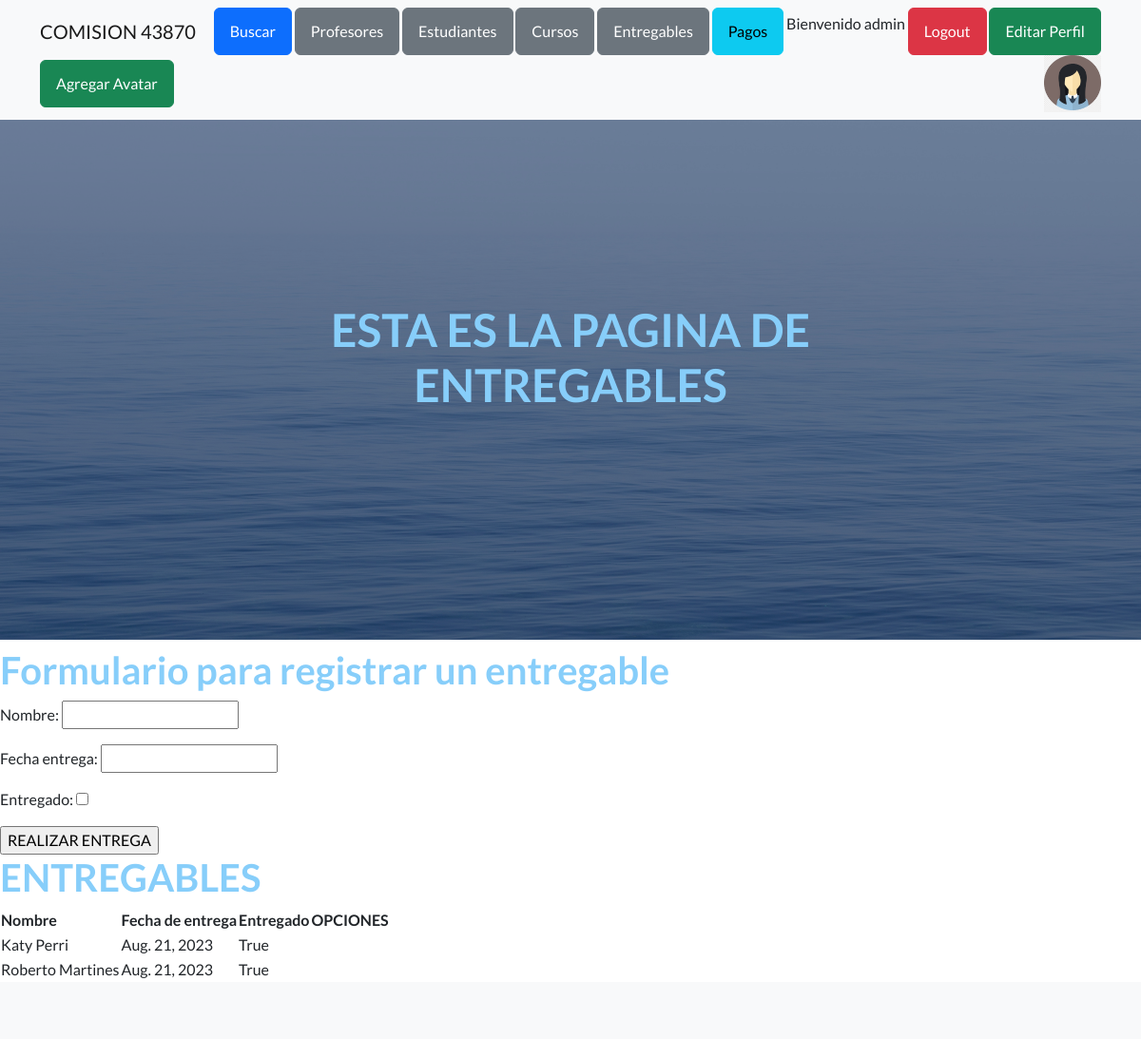
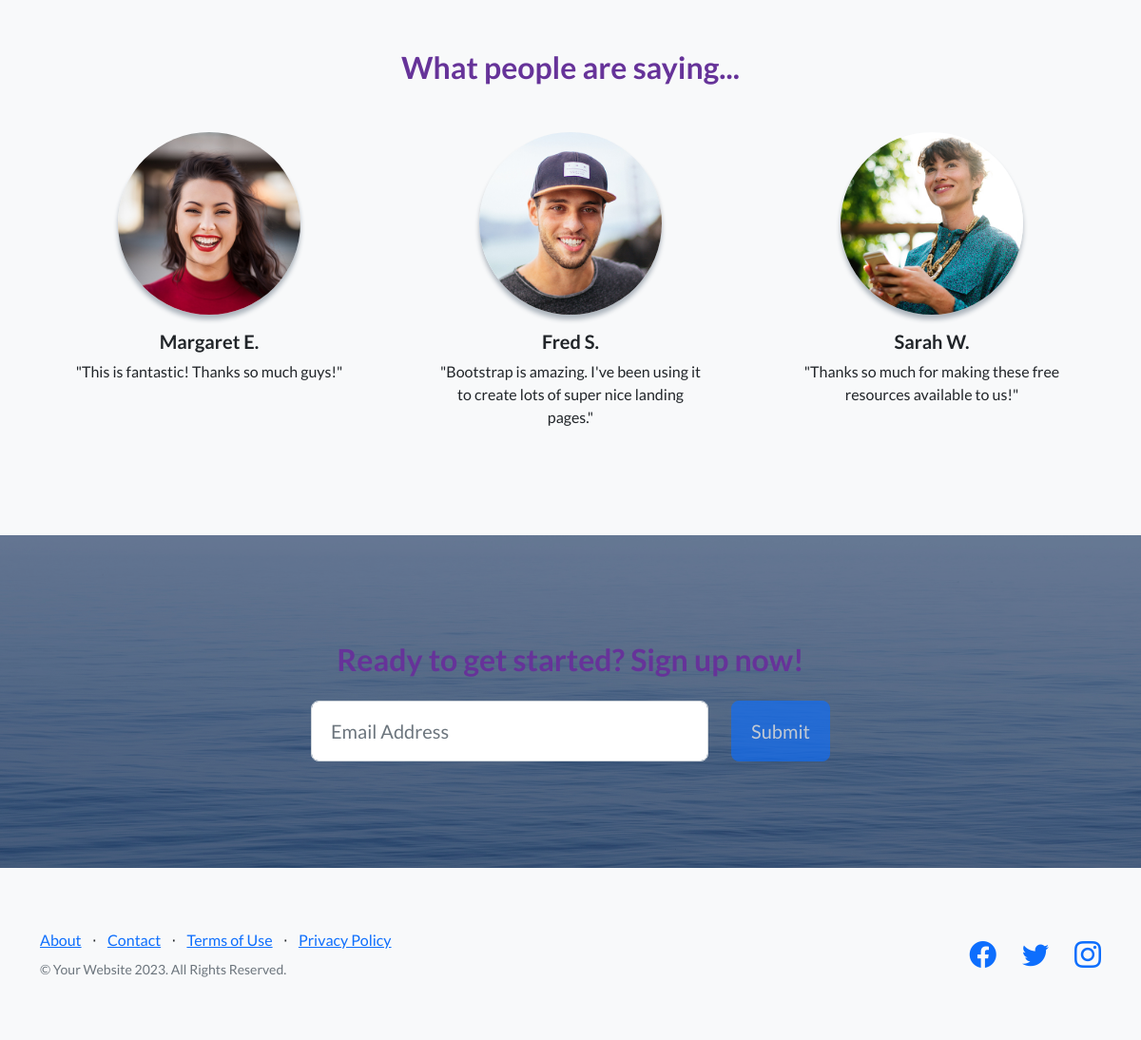
The app's page /AppCoder/entregables/ (signed in) with its own data (2 pictures, top to bottom).
### AppCoder/models.py (models this page shows, shortened)
class Entregable(models.Model):
    nombre=models.CharField(max_length=50)
    fecha_entrega=models.DateField()
    entregado=models.BooleanField()

### AppCoder/views.py (the view)
# urls.py: path('entregables/', entregables, name="entregables"),
@login_required
def entregables(request):
    if request.method == 'POST':
        form = EntregableForm(request.POST)
        if form.is_valid():
            info=form.cleaned_data
            nombre=info["nombre"]
            fecha_entrega=info["fecha_entrega"]
            entregado=info["entregado"]
            entregable=Entregable(nombre=nombre,fecha_entrega=fecha_entrega,entregado=entregado)
            entregable.save()
            mensaje="Entregable realizado"
        else:
            mensaje="Datos invalidos"
        formulario_entregable=EntregableForm()
        return render(request, "AppCoder/entregables.html", {"mensaje":mensaje, "formulario": formulario_entregable})
    else:
        formulario_entregable=EntregableForm()
        entregables=Entregable.objects.all()
    return render(request, "AppCoder/entregables.html", {"formulario": formulario_entregable, "entregables":entregables, "avatar":obtenerAvatar(request)})

### AppCoder/forms.py
class EntregableForm(forms.Form):
    nombre=forms.CharField(max_length=50)
    fecha_entrega=forms.DateField()
    entregado=forms.BooleanField()

### AppCoder/views.py (called while the page is built)
def obtenerAvatar(request):
    avatares=Avatar.objects.filter(user= request.user.id)
    if len(avatares)!=0:
        return avatares[0].imagen.url
    else:
        return "/media/avatars/avatarpordefecto.png"

### AppCoder/templates/AppCoder/entregables.html (shortened to what this page needs)
{% extends "AppCoder/padre.html" %}
{% load static %}
{% block titulo %} ESTA ES LA PAGINA DE ENTREGABLES {% endblock %}
{% block contenido_que_cambia %}
<h1> Formulario para registrar un entregable </h1>
<form action="{% url 'entregables' %}" method = "post"> {% csrf_token %}
   {{ formulario.as_p }}
    <input type="submit" value="REALIZAR ENTREGA">
</form>
<h1> ENTREGABLES </h1>
<table>
    <thead>
        <tr>
            <th>Nombre</th>
            <th>Fecha de entrega</th>
            <th>Entregado</th>
            <th>OPCIONES</th>
        </tr>
    </thead>
    <tbody>
        {% for entregable in entregables %}
        <tr>
            <td>
                {{ entregable.nombre }}
            </td>
            <td>
                {{ entregable.fecha_entrega }}
            </td>
            <td>
                {{ entregable.entregado }}
            </td>
        </tr>
        {% endfor %}
    </tbody>
</table>
{% endblock %}

### AppCoder/templates/AppCoder/padre.html (shortened to what this page needs)
<!DOCTYPE html>
<html lang="en">
    <head>
        {% load static %}
        <link href="https://cdn.jsdelivr.net/npm/bootstrap-icons@1.5.0/font/bootstrap-icons.css" rel="stylesheet" type="text/css" />
        <link href="{% static 'AppCoder/css/styles.css' %}" rel="stylesheet" />
    </head>
    <body>
        <nav class="navbar navbar-light bg-light static-top">
            <div class="container">
                <a class="navbar-brand" href="#!">COMISION 43870</a>
                {% if user.is_authenticated %}
                <a class="btn btn-primary" href="{% url 'busqueda' %}">Buscar</a>
                <a class="btn btn-secondary" href="{% url 'profesores' %}">Profesores</a>
                <a class="btn btn-secondary" href="{% url 'estudiante_list' %}">Estudiantes</a>
                <a class="btn btn-secondary" href="{% url 'cursos' %}">Cursos</a>
                <a class="btn btn-secondary" href="{% url 'entregables' %}">Entregables</a>
                <a class="btn btn-info" href="{% url 'pagos' %}">Pagos</a>
                <p>Bienvenido {{ user.username }}</p>
                <a class="btn btn-danger" href="{% url 'logout' %}">Logout</a>
                <a class="btn btn-success" href="{% url 'editarPerfil' %}">Editar Perfil</a>
                <a class="btn btn-success" href="{% url 'agregarAvatar' %}">Agregar Avatar</a>
                <img src="{{ avatar}}" alt="Avatar" style="width:60px;height:60px;" />
                {% else %}
                <a class="btn btn-success" href="{% url 'login' %}">Login</a>
                <a class="btn btn-success" href="{% url 'register' %}">register</a>
                {% endif %}
            </div>
        </nav>
        <header class="masthead">
            <div class="container position-relative">
                <div class="row justify-content-center">
                    <div class="col-xl-6">
                        <div class="text-center text-white">
                            <h1 class="mb-5">{% block titulo %}   {% endblock %}</h1>
                        </div>
                    </div>
                </div>
            </div>
        </header>
        {% block contenido_que_cambia %}
        {% endblock %}
        <section class="testimonials text-center bg-light">
            <div class="container">
                <h2 class="mb-5">What people are saying...</h2>
                <div class="row">
                    <div class="col-lg-4">
                        <div class="testimonial-item mx-auto mb-5 mb-lg-0">
                            <img class="img-fluid rounded-circle mb-3" src="assets/img/testimonials-1.jpg" alt="..." />
                            <h5>Margaret E.</h5>
                            <p class="font-weight-light mb-0">"This is fantastic! Thanks so much guys!"</p>
                        </div>
                    </div>
                    <div class="col-lg-4">
                        <div class="testimonial-item mx-auto mb-5 mb-lg-0">
                            <img class="img-fluid rounded-circle mb-3" src="assets/img/testimonials-2.jpg" alt="..." />
                            <h5>Fred S.</h5>
                            <p class="font-weight-light mb-0">"Bootstrap is amazing. I've been using it to create lots of super nice landing pages."</p>
                        </div>
                    </div>
                    <div class="col-lg-4">
                        <div class="testimonial-item mx-auto mb-5 mb-lg-0">
                            <img class="img-fluid rounded-circle mb-3" src="assets/img/testimonials-3.jpg" alt="..." />
                            <h5>Sarah W.</h5>
                            <p class="font-weight-light mb-0">"Thanks so much for making these free resources available to us!"</p>
                        </div>
                    </div>
                </div>
            </div>
        </section>
        <section class="call-to-action text-white text-center" id="signup">
            <div class="container position-relative">
                <div class="row justify-content-center">
                    <div class="col-xl-6">
                        <h2 class="mb-4">Ready to get started? Sign up now!</h2>
                        <form class="form-subscribe" id="contactFormFooter" data-sb-form-api-token="API_TOKEN">
                            <div class="row">
                                <div class="col">
                                    <input class="form-control form-control-lg" id="emailAddressBelow" type="email" placeholder="Email Address" data-sb-validations="required,email" />
                                </div>
                                <div class="col-auto"><button class="btn btn-primary btn-lg disabled" id="submitButton" type="submit">Submit</button></div>
                            </div>
                        </form>
                    </div>
                </div>
            </div>
        </section>
        <footer class="footer bg-light">
            <div class="container">
                <div class="row">
                    <div class="col-lg-6 h-100 text-center text-lg-start my-auto">
                        <ul class="list-inline mb-2">
                            <li class="list-inline-item"><a href="#!">About</a></li>
                            <li class="list-inline-item">⋅</li>
                            <li class="list-inline-item"><a href="#!">Contact</a></li>
                            <li class="list-inline-item">⋅</li>
                            <li class="list-inline-item"><a href="#!">Terms of Use</a></li>
                            <li class="list-inline-item">⋅</li>
                            <li class="list-inline-item"><a href="#!">Privacy Policy</a></li>
                        </ul>
                        <p class="text-muted small mb-4 mb-lg-0">&copy; Your Website 2023. All Rights Reserved.</p>
                    </div>
                    <div class="col-lg-6 h-100 text-center text-lg-end my-auto">
                        <ul class="list-inline mb-0">
                            <li class="list-inline-item me-4">
                                <a href="#!"><i class="bi-facebook fs-3"></i></a>
                            </li>
                            <li class="list-inline-item me-4">
                                <a href="#!"><i class="bi-twitter fs-3"></i></a>
                            </li>
                            <li class="list-inline-item">
                                <a href="#!"><i class="bi-instagram fs-3"></i></a>
                            </li>
                        </ul>
                    </div>
                </div>
            </div>
        </footer>
    </body>
</html>

### AppCoder/templates/AppCoder/entregables.html (style rules this page uses)
h2 { color: rebeccapurple; }
h1 { color: lightskyblue }

### records on screen
Entregable: nombre "Katy Perri", fecha_entrega "Aug. 21, 2023", entregado "True"
Entregable: nombre "Roberto Martines", fecha_entrega "Aug. 21, 2023", entregado "True"

### other values on screen
{{ user.username }} "admin"
